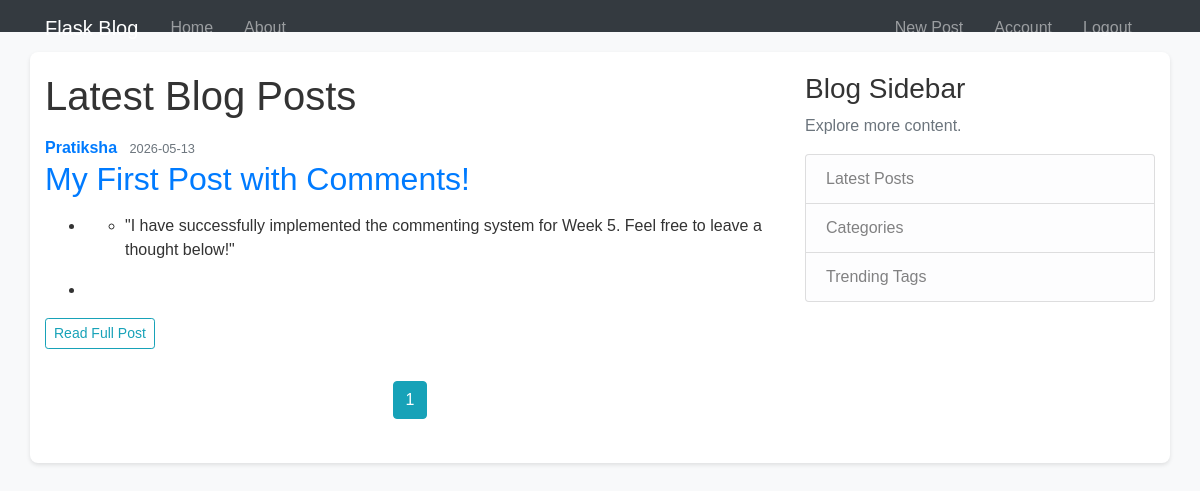
Screenshot of /home (signed in) with the database file from the repository.
### flaskblog/models.py (models this page shows, shortened)
class Post(db.Model):
    id = db.Column(db.Integer, primary_key=True)
    title = db.Column(db.String(100), nullable=False)
    date_posted = db.Column(db.DateTime, nullable=False, default=datetime.utcnow)
    content = db.Column(db.Text, nullable=False)
    user_id = db.Column(db.Integer, db.ForeignKey('user.id'), nullable=False)
    tags = db.relationship('Tag', secondary=post_tags, backref=db.backref('posts', lazy='dynamic'))
    comments = db.relationship('Comment', backref='post', lazy=True, cascade="all, delete-orphan")

class User(db.Model, UserMixin):
    id = db.Column(db.Integer, primary_key=True)
    username = db.Column(db.String(20), unique=True, nullable=False)
    email = db.Column(db.String(120), unique=True, nullable=False)
    image_file = db.Column(db.String(20), nullable=False, default='default.jpg')
    password = db.Column(db.String(60), nullable=False)
    posts = db.relationship('Post', backref='author', lazy=True)
    comments = db.relationship('Comment', backref='author', lazy=True)

### flaskblog/routes.py (the view)
@app.route("/")
@app.route("/home")
def home():
    page = request.args.get('page', 1, type=int)
    posts = Post.query.order_by(Post.date_posted.desc()).paginate(page=page, per_page=5)
    return render_template('home.html', posts=posts)

### flaskblog/models.py (called while the page is built)
@login_manager.user_loader
def load_user(user_id):
    return User.query.get(int(user_id))

### flaskblog/templates/home.html (shortened to what this page needs)
{% extends "layout.html" %}
{% block content %}
    <h1 class="mb-3">Latest Blog Posts</h1>
    {% for post in posts.items %}
        <article class="media content-section">
          <div class="media-body">
            <div class="article-metadata">
              <a class="mr-2 font-weight-bold" href="#">{{ post.author.username }}</a>
              <small class="text-muted">{{ post.date_posted.strftime('%Y-%m-%d') }}</small>
            </div>
            <h2><a class="article-title" href="{{ url_for('post', post_id=post.id) }}">{{ post.title }}</a></h2>
            <p class="article-content text-dark">{{ post.content | safe | truncate(300) }}</p>
            <a class="btn btn-outline-info btn-sm mb-2" href="{{ url_for('post', post_id=post.id) }}">Read Full Post</a>
          </div>
        </article>
    {% endfor %}
    <div class="mt-4 text-center">
        {% for page_num in posts.iter_pages(left_edge=1, right_edge=1, left_current=1, right_current=2) %}
          {% if page_num %}
            {% if posts.page == page_num %}
              <a class="btn btn-info mb-4" href="{{ url_for('home', page=page_num) }}">{{ page_num }}</a>
            {% else %}
              <a class="btn btn-outline-info mb-4" href="{{ url_for('home', page=page_num) }}">{{ page_num }}</a>
            {% endif %}
          {% else %}
            ...
          {% endif %}
        {% endfor %}
    </div>
{% endblock content %}

### flaskblog/static/main.css (style rules this page uses)
body { background-color: #f8f9fa; font-family: Arial, sans-serif; color: #333; }

### rows the page displays
Post: author.username "Pratiksha", date_posted "2026-05-13", title "My First Post with Comments!", content "\"I have successfully implemented the commenting system for Week 5. Feel free to leave a thought below!\""

### other values shown
{{ page_num }} "1"
